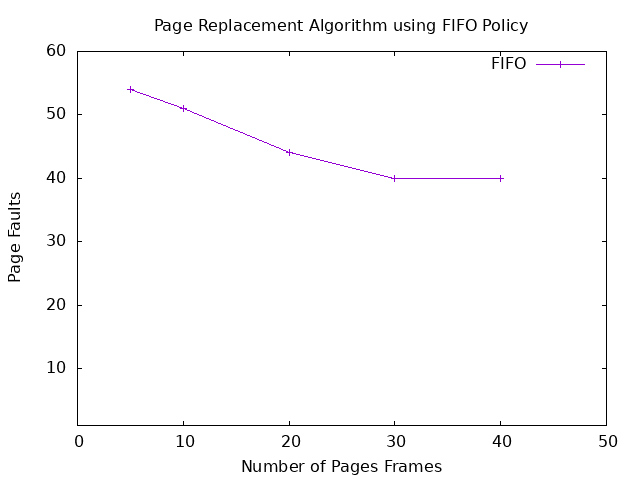
#> input picture Lab-8/FIFO/FIFO1.png, 640 x 480 px
$ python merge.py
#> lines starting #> are read from the running program, lines starting #| are printed output that depends on the picture
#merge the images by operlapping on each other give the code
#the path of the images and the path of the output image
#the output image will be the merged image

from PIL import Image

# Open the two images
img1 = Image.open("./FIFO/FIFO1.png")
#> img1 is the input picture: PIL image 640x480 P; mean R, G, B 250.8, 250.5, 250.9
img2 = Image.open("./LRU/LRU1.png")
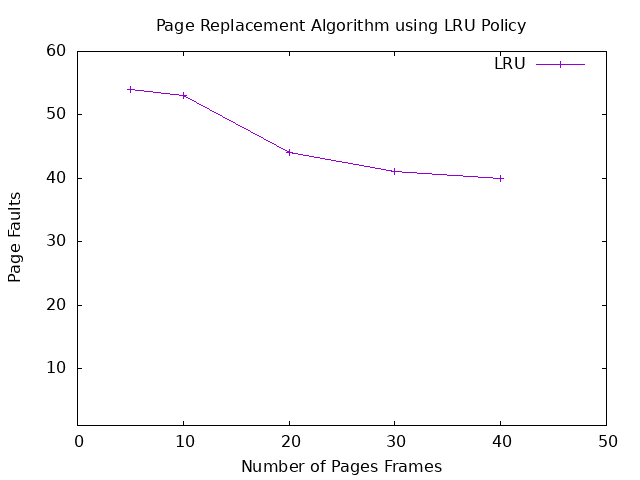
#> input picture Lab-8/LRU/LRU1.png, 640 x 480 px
#> img2 is the input picture: PIL image 640x480 P; mean R, G, B 250.8, 250.6, 250.9
img3 = Image.open("./Random/Random1.png")
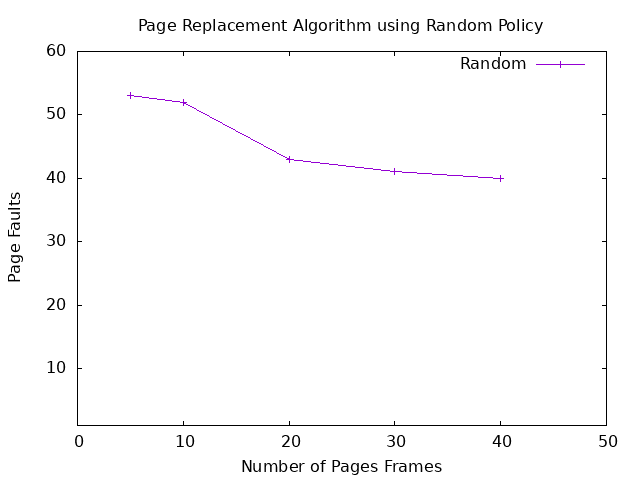
#> input picture Lab-8/Random/Random1.png, 640 x 480 px
#> img3 is the input picture: PIL image 640x480 P; mean R, G, B 250.6, 250.4, 250.7

# Resize the images to have the same dimensions
img1 = img1.resize((800, 600))
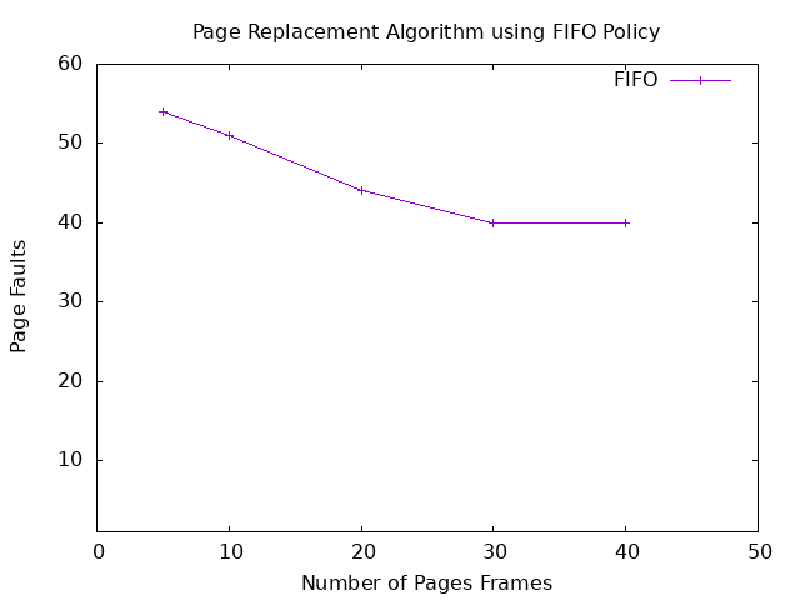
#> img1: PIL image 800x600 P; mean R, G, B 250.8, 250.5, 250.9
img2 = img2.resize((800, 600))
#> img2: PIL image 800x600 P
img3=img3.resize((800,600))
#> img3: PIL image 800x600 P

# Create a new image with the same dimensions as the resized images
merged_img = Image.new("RGB", (800, 600))
#> merged_img: PIL image 800x600 RGB; every value is 0

# Paste the first image onto the new image
merged_img.paste(img1, (0, 0))

# Paste the second image onto the new image, with a 50% opacity
merged_img.paste(img2, (0, 0), mask=img2.convert("RGBA").split()[-1])

# Paste the third image onto the new image, with a 50% opacity

merged_img.paste(img3, (0, 0), mask=img3.convert("RGBA").split()[-1])

# Save the merged image
merged_img.save("merged.png")
